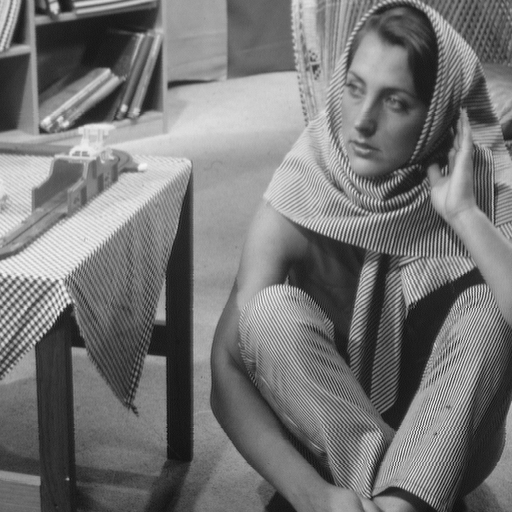
%> input picture assignment1_GrayTrans/2/data/barbara.png, 512 x 512 px
$ octave myMainScript.m   (GNU Octave 9; MATLAB toolbox functions it lacks are replaced by stand-ins)
%> lines starting %> are read from the running program, lines starting %| are printed output that depends on the picture; in (x1, y1, x2, y2) boxes, pixels count from 0 and x2, y2 are one past the last pixel; in counts of white or black regions, pixels touching at a corner belong together; the program's own positions count from 1
### assignment1_GrayTrans/2/code/myLinearContrastStretching.m
function [ output ] = myLinearContrastStretching(img)
    img = double(img);
    min_intensity = min(min(img)); % Value of minimum intensity pixel
    max_intensity = max(max(img)); % Value of mamimum intensity pixel

    % Contrast Stretching using a linear equation
    % Equation of a line joining (min_intensity, 0) and (max_intensity, 255)
    % All the intermediate grayscale pixel values are mapped according to this
    % straight line equation

    output = double(img - min_intensity)*(255/double(max_intensity-min_intensity));
    output = uint8(output);
end

### assignment1_GrayTrans/2/code/myHE.m
function [ output ] = myHE( Img )
%UNTITLED Summary of this function goes here
    Img = double(Img);
    [X_length, Y_length] = size(Img); % Dimensions of image matrix
    output = zeros(X_length, Y_length);
    N_total = X_length*Y_length; % Total number of pixels

    [count, bin] = imhist(Img); % bin: Ranges from 0 to 256
                              % count: Denotes number of pixels having value equal
                              % to the corresponding bin value
    count = count/N_total;    % Normalizing

    % Equalizing
    for i = 1:X_length
        for j = 1:Y_length
            output(i,j) = sum(count(1:Img(i,j)+1));
        end
    end
end

### assignment1_GrayTrans/2/code/myMainScript.m
%% CS 663 : Digital Image Processing : Assignment 1
%% Question 2(a):  Linear Contrast Stretching
tic;
myNumOfColors = 255;
myColorScale = [ [0:1/(myNumOfColors-1):1]' , [0:1/(myNumOfColors-1):1]' , [0:1/(myNumOfColors-1):1]' ];
img = imread('../data/barbara.png');
%> img is the input picture: size 512x512 uint8; min 12, max 246, mean 117.4
StretchedImg = myLinearContrastStretching(img);
%> in myLinearContrastStretching, `min_intensity = min(min(img));`: min_intensity = 12
%> in myLinearContrastStretching, `max_intensity = max(max(img));`: max_intensity = 246
save '../images/Q2(a)_Barbara' StretchedImg;
% INPUT IMAGE
figure;
imshow(img, 'Colormap',myColorScale);
title('Input Image', 'FontWeight','bold');
daspect ([1 1 1]);
axis tight;
colormap(myColorScale);
colormap gray;
colorbar;
% OUTPUT IMAGE
figure;
imshow(StretchedImg, 'Colormap',myColorScale);
title('Output Image', 'FontWeight', 'bold');
colorbar;

img = imread('../data/TEM.png');
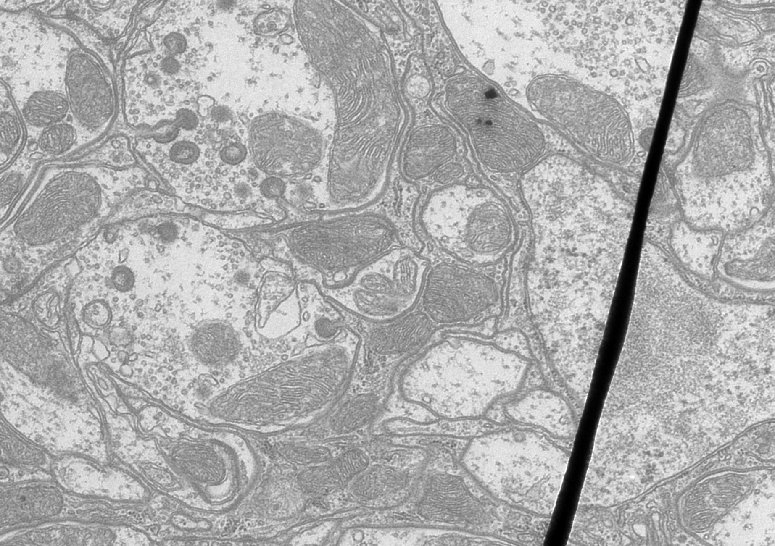
%> input picture assignment1_GrayTrans/2/data/TEM.png, 775 x 546 px
%> img is the input picture: size 546x775 uint8; min 0, max 255, mean 173
StretchedImg = myLinearContrastStretching(img);
save '../images/Q2(a)_TEM' StretchedImg;
% INPUT IMAGE
figure;
imshow(img, 'Colormap',myColorScale);
title('Input Image', 'FontWeight','bold');
colorbar;
% OUTPUT IMAGE
figure;
imshow(StretchedImg, 'Colormap',myColorScale);
title('Output Image', 'FontWeight', 'bold');
colorbar;

img = imread('../data/canyon.png');
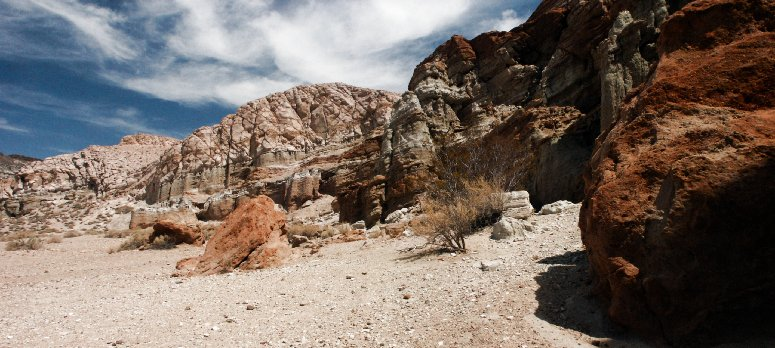
%> input picture assignment1_GrayTrans/2/data/canyon.png, 775 x 348 px
%> img is the input picture: size 348x775x3 uint8; mean R, G, B 121.8, 109.4, 101.3
img_red = img(:,:,1);
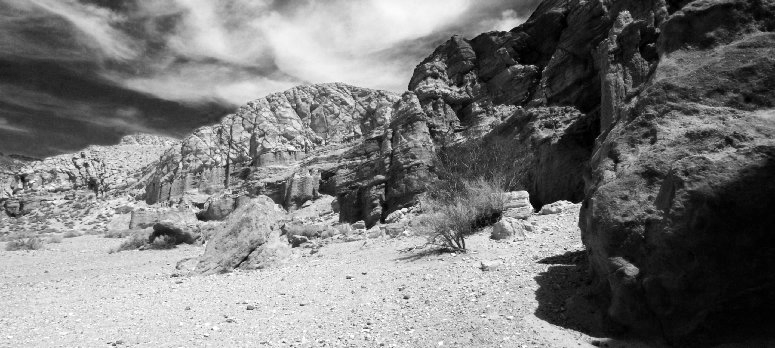
%> img_red: size 348x775 uint8; min 0, max 255, mean 121.8
img_green = img(:,:,2);
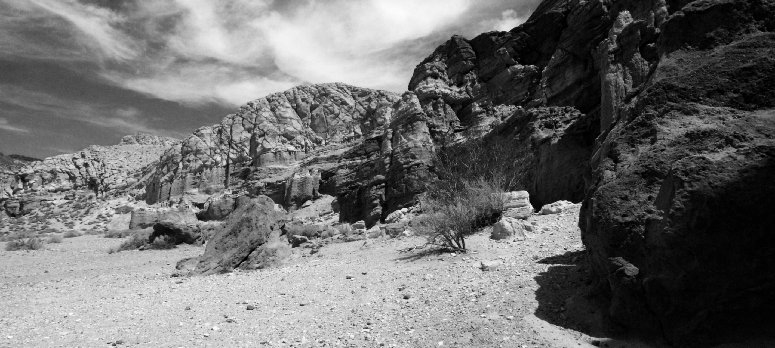
%> img_green: size 348x775 uint8; min 0, max 253, mean 109.4
img_blue = img(:,:,3);
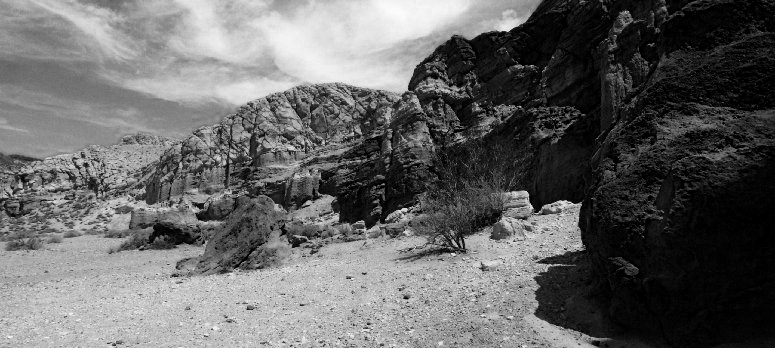
%> img_blue: size 348x775 uint8; min 0, max 252, mean 101.3
StretchedImg_red = myLinearContrastStretching(img_red);
StretchedImg_green = myLinearContrastStretching(img_green);
EnhancedImg_blue = myLinearContrastStretching(img_blue);
StretchedImg = cat(3, StretchedImg_red, StretchedImg_green, EnhancedImg_blue);
save '../images/Q2(a)_canyon' StretchedImg;
% INPUT IMAGE
figure;
imshow(img, 'Colormap',myColorScale);
title('Input Image', 'FontWeight','bold');
% OUTPUT IMAGE
figure;
imshow(StretchedImg, 'Colormap',myColorScale);
title('Output Image', 'FontWeight', 'bold');
toc;
%% Question 2(b): Histogram Equalization (HE).
tic;
img = imread('../data/barbara.png');
EnhancedImg = myHE(img);
%> in myHE, `[count, bin] = imhist(Img);`: count = 256 values from 0 to 262144; bin = 256 values from 0 to 1
%> after the loop in myHE, `for i = 1:X_length`: output: size 512x512 double; every value is 0
save '../images/Q2(b)_Barbara' EnhancedImg;
% INPUT IMAGE
figure;
imshow(img, 'Colormap',myColorScale);
title('Input Image', 'FontWeight','bold');
daspect ([1 1 1]);
axis tight;
colormap(myColorScale);
colormap gray;
colorbar;
% OUTPUT IMAGE
figure;
imshow(EnhancedImg, 'Colormap',myColorScale);
title('Output Image', 'FontWeight', 'bold');
colorbar;

img = imread('../data/TEM.png');
EnhancedImg = myHE(img);
%> in myHE (call 2), `[count, bin] = imhist(Img);`: count = 256 values, max 422415 at index 256, min 0 at index 2, mean 1652.9
%> in myHE (call 2), `count = count/N_total;`: count = 256 values, max 0.998 at index 256, min 0 at index 2, mean 0.00391
%> after the loop in myHE (call 2), `for i = 1:X_length`:
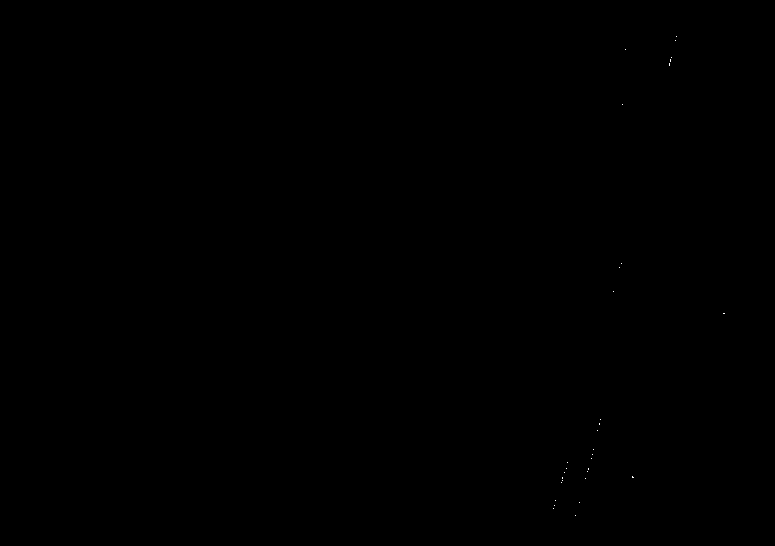
%> output: size 546x775 double; values 0.00174 (black) and 1 (white), 0.01% white in thin lines or dots, all inside (x1, y1, x2, y2) = (553, 36, 725, 516)
save '../images/Q2(b)_TEM' EnhancedImg;
% INPUT IMAGE
figure;
imshow(img, 'Colormap',myColorScale);
title('Input Image', 'FontWeight','bold');
colorbar;
% OUTPUT IMAGE
figure;
imshow(EnhancedImg, 'Colormap',myColorScale);
title('Output Image', 'FontWeight', 'bold');
colorbar;

img = imread('../data/canyon.png');
img_red = img(:,:,1);
img_green = img(:,:,2);
img_blue = img(:,:,3);
EnhancedImg_red = myHE(img_red);
%> in myHE (call 3), `[count, bin] = imhist(Img);`: count = 256 values, max 269576 at index 256, min 0 at index 2, mean 1053.5
%> in myHE (call 3), `count = count/N_total;`: count = 256 values, max 1 at index 256, min 0 at index 2, mean 0.00391
%> after the loop in myHE (call 3), `for i = 1:X_length`:
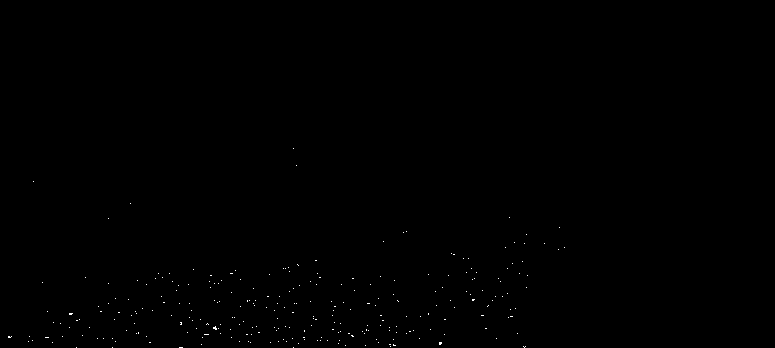
%> output: size 348x775 double; values 0.00046 (black) and 1 (white), 0.14% white in thin lines or dots, all inside (x1, y1, x2, y2) = (8, 148, 565, 348)
EnhancedImg_green = myHE(img_green);
%> after the loop in myHE (call 4), `for i = 1:X_length`: output: size 348x775 double; every value is 0.00395
EnhancedImg_blue = myHE(img_blue);
%> (the run ends here)
